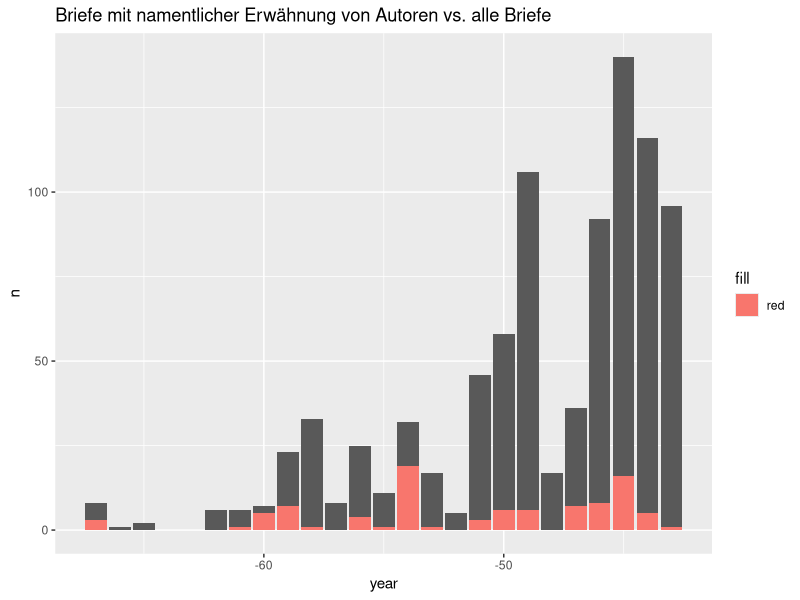

Here is the R script that generated this plot:
## ---- chunk 1
library(tidyverse)
## ---- chunk 2
data <- read_csv("data/matches.csv")
allebriefe <- read_csv("data/cicero_letters.csv")
## ---- chunk 3
data |> 
    sjmisc::frq(sender_c)
## ---- chunk 4
data |> 
    sjmisc::frq(recipient)
## ---- chunk 5
data |> 
    group_by(year) |> 
    count() |> 
    ggplot()+
    geom_bar(aes(x=year), data = allebriefe)+
    geom_col(aes( x= year, y= n, fill = "red"))+
    labs(title= "Briefe mit namentlicher Erwähnung von Autoren vs. alle Briefe")    
